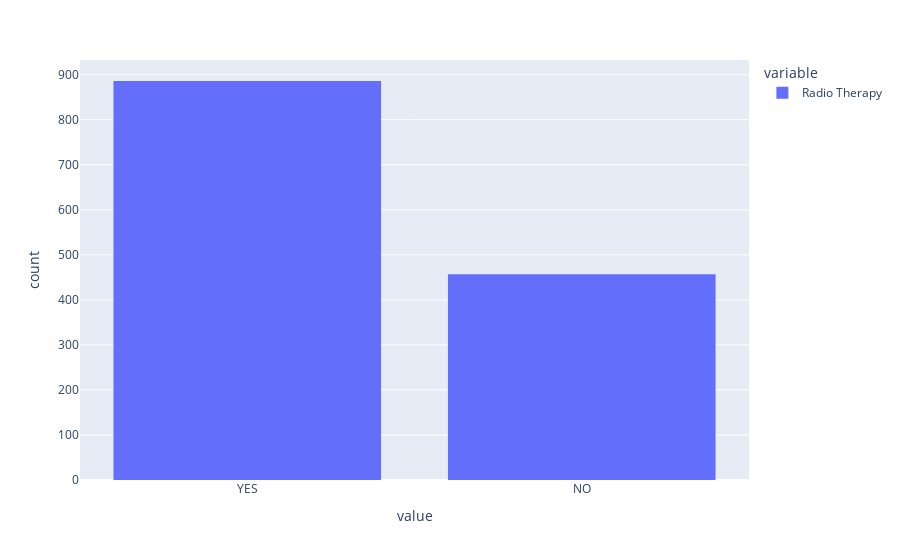

This figure's notebook cell:
### Code cell
import plotly.express as px

px.histogram(df['Radio Therapy'])

### Figure 1 — Plotly figure (JSON) as saved in the notebook; plotly's stock layout.template omitted (floating-point values rounded to 4 significant figures; data arrays with more than 128 entries replaced by an {"elided": "..."} marker saying what was removed)
{"data": [{"bingroup": "x", "hovertemplate": "variable=Radio Therapy<br>value=%{x}<br>count=%{y}<extra></extra>", "legendgroup": "Radio Therapy", "marker": {"color": "#636efa", "pattern": {"shape": ""}}, "name": "Radio Therapy", "orientation": "v", "showlegend": true, "type": "histogram", "x": {"elided": "1343 str values"}, "xaxis": "x", "yaxis": "y"}], "layout": {"barmode": "relative", "legend": {"title": {"text": "variable"}, "tracegroupgap": 0}, "margin": {"t": 60}, "xaxis": {"anchor": "y", "domain": [0, 1], "title": {"text": "value"}}, "yaxis": {"anchor": "x", "domain": [0, 1], "title": {"text": "count"}}}}
